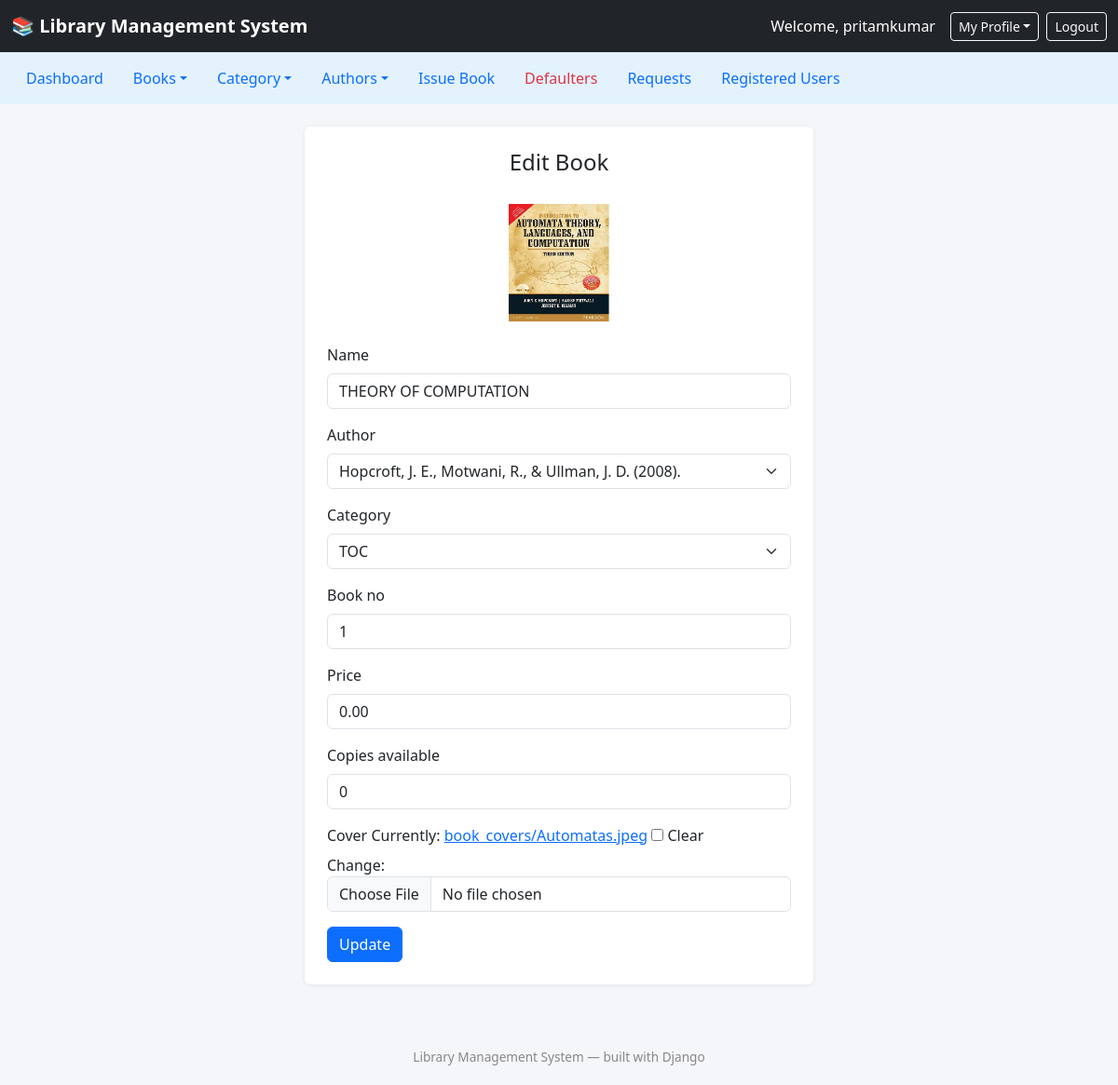
The app's page /admin-dashboard/books/1/edit/ (signed in) with its own data.
### library/models.py (models this page shows, shortened)
class Book(models.Model):
    name = models.CharField(max_length=250)
    author = models.ForeignKey(Author, on_delete=models.CASCADE, related_name="books")
    category = models.ForeignKey(Category, on_delete=models.CASCADE, related_name="books")
    book_no = models.CharField(max_length=50, unique=True, help_text="Accession / book number (like ISBN)")
    price = models.DecimalField(max_digits=8, decimal_places=2, default=0)
    copies_available = models.PositiveIntegerField(default=1)
    cover = models.ImageField(upload_to="book_covers/", blank=True, null=True)
    pdf_file = models.FileField(upload_to="book_pdfs/", blank=True, null=True, help_text="Upload the PDF file of the book")

### library/views.py (the view)
# urls.py: path("admin-dashboard/books/<int:pk>/edit/", views.edit_book, name="edit_book"),
@user_passes_test(is_admin, login_url="admin_login")
def edit_book(request, pk):
    book = get_object_or_404(Book, pk=pk)
    if request.method == "POST":
        form = BookForm(request.POST, request.FILES, instance=book)
        if form.is_valid():
            form.save()
            messages.success(request, "Book updated successfully!")
            return redirect("manage_books")
    else:
        form = BookForm(instance=book)
    return render(request, "library/add_book.html", {"form": form, "editing": True, "book": book})

### library/forms.py
class BookForm(BootstrapMixin, forms.ModelForm):
    class Meta:
        model = Book
        fields = ["name", "author", "category", "book_no", "price", "copies_available", "cover"]

### library/models.py (called while the page is built)
    def __str__(self):
        return self.name

    def __str__(self):
        return self.name

### library/views.py (called while the page is built)
def is_admin(user):
    return user.is_authenticated and user.is_staff

### library/templates/library/add_book.html (shortened to what this page needs)
{% extends "library/base.html" %}
{% block content %}
<div class="row justify-content-center">
    <div class="col-md-6">
        <div class="card p-4">
            <h4 class="text-center mb-4">{% if editing %}Edit Book{% else %}Add New Book{% endif %}</h4>
            {% if editing and book.cover %}
                <div class="text-center mb-3"><img src="{{ book.cover.url }}" style="max-height:140px" class="rounded"></div>
            {% endif %}
            <form method="post" enctype="multipart/form-data">
                {% for field in form %}
                <div class="mb-3">
                    <label class="form-label">{{ field.label }}</label>
                    {{ field }}
                </div>
                {% endfor %}
                <button type="submit" class="btn btn-primary">{% if editing %}Update{% else %}Add Book{% endif %}</button>
            </form>
        </div>
    </div>
</div>
{% endblock %}

### library/templates/library/base.html (shortened to what this page needs)
{% load static %}
<!DOCTYPE html>
<html lang="en">
<head>
    <link rel="stylesheet" href="https://cdn.jsdelivr.net/npm/bootstrap@5.3.3/dist/css/bootstrap.min.css">
</head>
<body>
<nav class="navbar navbar-expand-lg navbar-dark bg-dark">
    <div class="container-fluid">
        <a class="navbar-brand" href="{% if user.is_authenticated %}{% if user.is_staff %}{% url 'admin_dashboard' %}{% else %}{% url 'user_dashboard' %}{% endif %}{% else %}{% url 'index' %}{% endif %}">📚 Library Management System</a>
        <div class="d-flex align-items-center">
            {% if user.is_authenticated %}
                <span class="text-white me-3">Welcome, {{ user.first_name|default:user.username }}</span>
                <div class="dropdown me-2">
                    <a class="btn btn-outline-light btn-sm dropdown-toggle" href="#" role="button" data-bs-toggle="dropdown">My Profile</a>
                </div>
                <a class="btn btn-outline-light btn-sm" href="{% url 'logout' %}">Logout</a>
            {% else %}
                <a class="btn btn-outline-light btn-sm me-2" href="{% url 'index' %}">User Login</a>
                <a class="btn btn-outline-light btn-sm me-2" href="{% url 'admin_login' %}">Admin Login</a>
                <a class="btn btn-light btn-sm" href="{% url 'signup' %}">Signup</a>
            {% endif %}
        </div>
    </div>
</nav>
{% if user.is_authenticated and user.is_staff %}
<nav class="navbar navbar-expand-lg navbar-light" style="background:#e3f2fd">
    <div class="container-fluid">
        <ul class="nav">
            <li class="nav-item"><a class="nav-link" href="{% url 'admin_dashboard' %}">Dashboard</a></li>
            <li class="nav-item dropdown">
                <a class="nav-link dropdown-toggle" href="#" data-bs-toggle="dropdown">Books</a>
            </li>
            <li class="nav-item dropdown">
                <a class="nav-link dropdown-toggle" href="#" data-bs-toggle="dropdown">Category</a>
            </li>
            <li class="nav-item dropdown">
                <a class="nav-link dropdown-toggle" href="#" data-bs-toggle="dropdown">Authors</a>
            </li>
            <li class="nav-item"><a class="nav-link" href="{% url 'issue_book' %}">Issue Book</a></li>
            <li class="nav-item"><a class="nav-link text-danger" href="{% url 'defaulter_list' %}">Defaulters</a></li>
            <li class="nav-item"><a class="nav-link" href="{% url 'manage_requests' %}">Requests</a></li>
            <li class="nav-item"><a class="nav-link" href="{% url 'registered_users' %}">Registered Users</a></li>
        </ul>
    </div>
</nav>
{% endif %}
<div class="container mt-4 mb-5">
    {% block content %}{% endblock %}
</div>
<footer>Library Management System &mdash; built with Django</footer>
</body>
</html>

### library/templates/library/base.html (style rules this page uses)
body { background: #f5f6fa; }
.navbar-brand { font-weight: 600; }
.card { border: none; box-shadow: 0 1px 4px rgba(0,0,0,.08); }
footer { color: #888; font-size: .85rem; padding: 20px 0; text-align: center; }

### records on screen
Book: cover (picture), form "THEORY OF COMPUTATION" "Hopcroft, J. E., Motwani, R., & Ullman, J. D. (2008)." "TOC" "1" "0.00" "0"

### other values on screen
{{ user.first_name|default:user.username }} "pritamkumar"
{{ field.label }} "Name" "Author" "Category" "Book no" "Price" "Copies available" "Cover"
